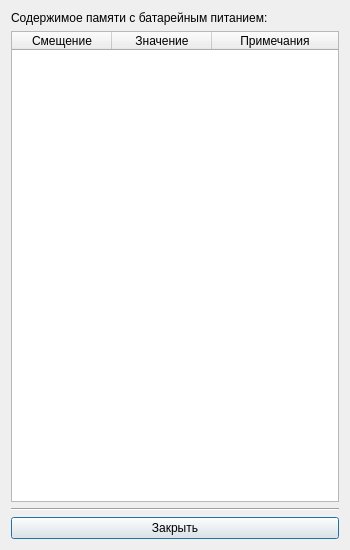
<?xml version="1.0" encoding="UTF-8"?>
<ui version="4.0">
 <class>BatteryBackedDisplay</class>
 <widget class="QDialog" name="BatteryBackedDisplay">
  <property name="geometry">
   <rect>
    <x>0</x>
    <y>0</y>
    <width>350</width>
    <height>550</height>
   </rect>
  </property>
  <property name="maximumSize">
   <size>
    <width>550</width>
    <height>700</height>
   </size>
  </property>
  <layout class="QVBoxLayout" name="verticalLayout">
   <item>
    <widget class="QLabel" name="m_titleLabel">
     <property name="sizePolicy">
      <sizepolicy hsizetype="Expanding" vsizetype="Maximum">
       <horstretch>0</horstretch>
       <verstretch>0</verstretch>
      </sizepolicy>
     </property>
     <property name="text">
      <string>Содержимое памяти с батарейным питанием:</string>
     </property>
    </widget>
   </item>
   <item>
    <widget class="QTableWidget" name="m_batteryBackedTable">
     <property name="sizePolicy">
      <sizepolicy hsizetype="Preferred" vsizetype="Preferred">
       <horstretch>0</horstretch>
       <verstretch>0</verstretch>
      </sizepolicy>
     </property>
     <attribute name="horizontalHeaderStretchLastSection">
      <bool>true</bool>
     </attribute>
     <attribute name="verticalHeaderVisible">
      <bool>false</bool>
     </attribute>
     <column>
      <property name="text">
       <string>Смещение</string>
      </property>
     </column>
     <column>
      <property name="text">
       <string>Значение</string>
      </property>
     </column>
     <column>
      <property name="text">
       <string>Примечания</string>
      </property>
     </column>
    </widget>
   </item>
   <item>
    <widget class="Line" name="m_horizontalLineC">
     <property name="orientation">
      <enum>Qt::Horizontal</enum>
     </property>
    </widget>
   </item>
   <item>
    <widget class="QPushButton" name="m_closeButton">
     <property name="text">
      <string>Закрыть</string>
     </property>
    </widget>
   </item>
  </layout>
 </widget>
 <layoutdefault spacing="6" margin="11"/>
 <resources/>
 <connections/>
</ui>
